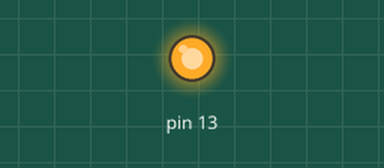
This sketch was run on a simulated Arduino Uno, built with avr-gcc and run on an emulated ATmega328P. Shown: output pins drawn as LEDs (lit = HIGH).

Above: at 1.7 s.
At 54.8 s:
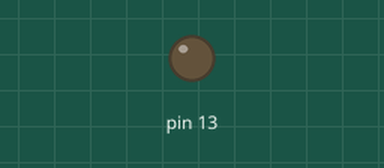
Timing chart, 0 to 62.4 s (numbered marks = the images above):
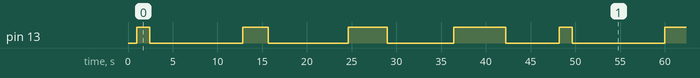

The sketch:

Send_Test_per_IR.ino
```cpp
/*
  Example for different sending methods

  http://code.google.com/p/rc-switch/

*/

#include <RCSwitch.h>

RCSwitch mySwitch = RCSwitch();

void setup() {

  Serial.begin(9600);
  pinMode(13, OUTPUT);
  // Transmitter is connected to Arduino Pin #10
  mySwitch.enableTransmit(10);
    // Optional set pulse length.
  mySwitch.setPulseLength(350);
  delay(1000);


}

void loop()
{
  int  ix;

  digitalWrite(13, HIGH);
  for (ix =0; ix <4; ix++)
  {
    mySwitch.send(11010, 24);
    delay(1000);
    if (!ix)
      digitalWrite(13, LOW);
  }
  delay(6000);
  digitalWrite(13, HIGH);
  for (ix =0; ix <4; ix++)
  {
    mySwitch.send(11210, 24);
    delay(1000);
    if (ix ==1)
      digitalWrite(13, LOW);
  }
  delay(6000);
  digitalWrite(13, HIGH);
  for (ix =0; ix <4; ix++)
  {
    mySwitch.send(11410, 24);
    delay(1000);
    if (ix ==2)
      digitalWrite(13, LOW);
  }
  delay(6000);
   digitalWrite(13, HIGH);
  for (ix =0; ix <4; ix++)
  {
    mySwitch.send(11610, 24);
    delay(1000);
    if (ix ==3)
      digitalWrite(13, LOW);
  }
  delay(6000);
}
```

Measured:
- by itself, pin 13: repeats every 47.2 s: LOW 10.4 s, HIGH 2.9 s, LOW 8.9 s, HIGH 4.4 s, LOW 7.5 s, HIGH 5.8 s, LOW 6.0 s, HIGH 1.5 s
- by itself, everything shown: repeats every 47.2 s, in 8 steps
